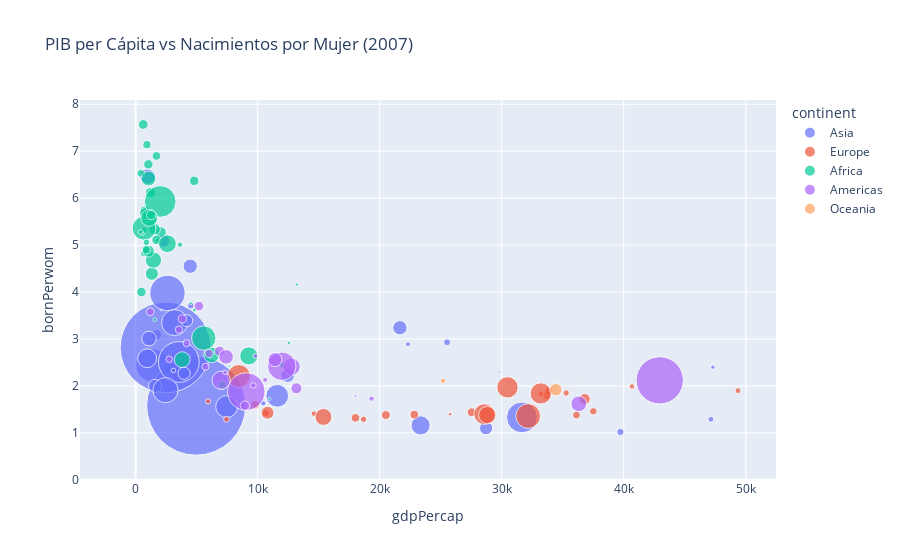

This figure's notebook cell:
### Code cell
# 2. Transforme el gráfico anterior en un bubblechart, que considere la 
# población de cada país como tamaño de la burbuja.

fig = px.scatter(
    df_gapminder_2007,
    x="gdpPercap",
    y="bornPerwom",
    size="pop",
    title='PIB per Cápita vs Nacimientos por Mujer (2007)',
    size_max=70,
    color="continent",
    hover_name="country",)
fig.show()

### Figure 1 — Plotly figure (JSON) as saved in the notebook; plotly's stock layout.template omitted (floating-point values rounded to 4 significant figures)
{"data": [{"hovertemplate": "<b>%{hovertext}</b><br><br>continent=Asia<br>gdpPercap=%{x}<br>bornPerwom=%{y}<br>pop=%{marker.size}<extra></extra>", "hovertext": ["Afghanistan", "Bahrain", "Bangladesh", "Cambodia", "China", "Hong Kong", "India", "Indonesia", "Iran", "Iraq", "Israel", "Japan", "Jordan", "North Korea", "Kuwait", "Lebanon", "Malaysia", "Mongolia", "Myanmar", "Nepal", "Oman", "Pakistan", "Philippines", "Saudi Arabia", "Singapore", "South Korea", "Sri Lanka", "Syria", "Taiwan", "Thailand", "Vietnam", "Yemen"], "legendgroup": "Asia", "marker": {"color": "#636efa", "size": [31889923, 708573, 150448339, 14131858, 1318683096, 6980412, 1110396331, 223547000, 69453570, 27499638, 6426679, 127467972, 6053193, 23301725, 2505559, 3921278, 24821286, 2874127, 47761980, 28901790, 3204897, 169270617, 91077287, 27601038, 4553009, 49044790, 20378239, 19314747, 23174294, 65068149, 85262356, 22211743], "sizemode": "area", "sizeref": 269100.0, "symbol": "circle"}, "mode": "markers", "name": "Asia", "orientation": "v", "showlegend": true, "type": "scatter", "x": [974.6, 29800.0, 1391.0, 1714.0, 4959.0, 39720.0, 2452.0, 3541.0, 11610.0, 4471.0, 25520.0, 31660.0, 4519.0, 1593.0, 47310.0, 10460.0, 12450.0, 3096.0, 944, 1091.0, 22320.0, 2606.0, 3190.0, 21650.0, 47140.0, 23350.0, 3970.0, 4185.0, 28720.0, 7458.0, 2442.0, 2281.0], "xaxis": "x", "y": [6.46, 2.29, 2.44, 3.09, 1.58, 1.02, 2.82, 2.51, 1.79, 4.55, 2.93, 1.33, 3.71, 2, 2.4, 1.63, 2.22, 2.33, 2.59, 3.01, 2.89, 3.98, 3.35, 3.24, 1.29, 1.16, 2.27, 3.39, 1.1, 1.56, 1.91, 5.09], "yaxis": "y"}, {"hovertemplate": "<b>%{hovertext}</b><br><br>continent=Europe<br>gdpPercap=%{x}<br>bornPerwom=%{y}<br>pop=%{marker.size}<extra></extra>", "hovertext": ["Albania", "Austria", "Belgium", "Bosnia and Herzegovina", "Bulgaria", "Croatia", "Czech Republic", "Denmark", "Finland", "France", "Germany", "Greece", "Hungary", "Iceland", "Ireland", "Italy", "Montenegro", "Netherlands", "Norway", "Poland", "Portugal", "Romania", "Serbia", "Slovak Republic", "Slovenia", "Spain", "Sweden", "Switzerland", "Turkey", "United Kingdom"], "legendgroup": "Europe", "marker": {"color": "#EF553B", "size": [3600523, 8199783, 10392226, 4552198, 7322858, 4493312, 10228744, 5468120, 5238460, 61083916, 82400996, 10706290, 9956108, 301931, 4109086, 58147733, 684736, 16570613, 4627926, 38518241, 10642836, 22276056, 10150265, 5447502, 2009245, 40448191, 9031088, 7554661, 71158647, 60776238], "sizemode": "area", "sizeref": 269100.0, "symbol": "circle"}, "mode": "markers", "name": "Europe", "orientation": "v", "showlegend": true, "type": "scatter", "x": [5937.0, 36130.0, 33690.0, 7446.0, 10680.0, 14620.0, 22830.0, 35280.0, 33210.0, 30470.0, 32170.0, 27540.0, 18010.0, 36180.0, 40680.0, 28570.0, 9254.0, 36800.0, 49360.0, 15390.0, 20510.0, 10810.0, 9787.0, 18680.0, 25770.0, 28820.0, 33860.0, 37510.0, 8458.0, 33200.0], "xaxis": "x", "y": [1.67, 1.38, 1.8, 1.29, 1.42, 1.41, 1.39, 1.85, 1.83, 1.97, 1.36, 1.44, 1.32, 2.1, 1.99, 1.4, 1.82, 1.72, 1.9, 1.34, 1.38, 1.43, 1.6, 1.29, 1.4, 1.38, 1.89, 1.46, 2.21, 1.84], "yaxis": "y"}, {"hovertemplate": "<b>%{hovertext}</b><br><br>continent=Africa<br>gdpPercap=%{x}<br>bornPerwom=%{y}<br>pop=%{marker.size}<extra></extra>", "hovertext": ["Algeria", "Angola", "Benin", "Botswana", "Burkina Faso", "Burundi", "Cameroon", "Central African Republic", "Chad", "Comoros", "Rep.Congo", "Cote d'Ivoire", "Djibouti", "Egypt", "Equatorial Guinea", "Eritrea", "Ethiopia", "Gabon", "Gambia", "Ghana", "Guinea", "Guinea+AC0-Bissau", "Kenya", "Lesotho", "Liberia", "Libya", "Madagascar", "Malawi", "Mali", "Mauritania", "Mauritius", "Morocco", "Mozambique", "Namibia", "Niger", "Nigeria", "Reunion", "Rwanda", "Sao Tome and Principe", "Senegal", "Sierra Leone", "Somalia", "South Africa", "Sudan", "Swaziland", "Tanzania", "Togo", "Tunisia", "Uganda", "Zambia", "Zimbabwe"], "legendgroup": "Africa", "marker": {"color": "#00cc96", "size": [33333216, 12420476, 8078314, 1639131, 14326203, 8390505, 17696293, 4369038, 10238807, 710960, 3800610, 18013409, 496374, 80264543, 551201, 4906585, 76511887, 1454867, 1688359, 22873338, 9947814, 1472041, 35610177, 2012649, 3193942, 6036914, 19167654, 13327079, 12031795, 3270065, 1250882, 33757175, 19951656, 2055080, 12894865, 135031164, 798094, 8860588, 199579, 12267493, 6144562, 9118773, 43997828, 42292929, 1133066, 38139640, 5701579, 10276158, 29170398, 11746035, 12311143], "sizemode": "area", "sizeref": 269100.0, "symbol": "circle"}, "mode": "markers", "name": "Africa", "orientation": "v", "showlegend": true, "type": "scatter", "x": [6223.0, 4797.0, 1441.0, 12570.0, 1217.0, 430.1, 2042.0, 706.0, 1704.0, 986.1, 3633.0, 1545.0, 2082.0, 5581.0, 12150.0, 641.4, 690.8, 13210.0, 752.7, 1328.0, 942.7, 579.2, 1463.0, 1569.0, 414.5, 12060.0, 1045.0, 759.3, 1043.0, 1803.0, 10960.0, 3820.0, 823.7, 4811.0, 619.7, 2014.0, 7670.0, 863.1, 1598.0, 1712.0, 862.5, 926.1, 9270.0, 2602.0, 4513.0, 1107.0, 883.0, 7093.0, 1056.0, 1271.0, 469.7], "xaxis": "x", "y": [2.66, 6.37, 5.52, 2.92, 6.12, 6.53, 5.27, 5.32, 6.9, 5.11, 5.01, 5.34, 3.62, 3.02, 5.43, 4.82, 5.36, 4.16, 5.79, 4.39, 5.58, 5.24, 4.68, 3.41, 5.28, 2.44, 4.87, 5.73, 6.72, 5.1, 1.72, 2.56, 5.67, 3.62, 7.57, 5.93, 2.42, 4.9, 4.93, 5.11, 5.62, 7.14, 2.64, 5.03, 3.76, 5.58, 5.06, 2.02, 6.42, 5.64, 4], "yaxis": "y"}, {"hovertemplate": "<b>%{hovertext}</b><br><br>continent=Americas<br>gdpPercap=%{x}<br>bornPerwom=%{y}<br>pop=%{marker.size}<extra></extra>", "hovertext": ["Argentina", "Bolivia", "Brazil", "Canada", "Chile", "Colombia", "Costa Rica", "Cuba", "Dominican Republic", "Ecuador", "El Salvador", "Guatemala", "Haiti", "Honduras", "Jamaica", "Mexico", "Nicaragua", "Panama", "Paraguay", "Peru", "Puerto Rico", "Trinidad and Tobago", "United States", "Uruguay", "Venezuela"], "legendgroup": "Americas", "marker": {"color": "#ab63fa", "size": [40301927, 9119152, 190010647, 33390141, 16284741, 44227550, 4133884, 11416987, 9319622, 13755680, 6939688, 12572928, 8502814, 7483763, 2780132, 108700891, 5675356, 3242173, 6667147, 28674757, 3942491, 1056608, 301139947, 3447496, 26084662], "sizemode": "area", "sizeref": 269100.0, "symbol": "circle"}, "mode": "markers", "name": "Americas", "orientation": "v", "showlegend": true, "type": "scatter", "x": [12780.0, 3822.0, 9066.0, 36320.0, 13170.0, 7007.0, 9645.0, 8948.0, 6025.0, 6873.0, 5728.0, 5186.0, 1202.0, 3548.0, 7321.0, 11980.0, 2749.0, 9809.0, 4173.0, 7409.0, 19330.0, 18010.0, 42950.0, 10610.0, 11420.0], "xaxis": "x", "y": [2.41, 3.43, 1.88, 1.62, 1.95, 2.12, 2.01, 1.58, 2.69, 2.74, 2.41, 3.7, 3.58, 3.2, 2.29, 2.42, 2.57, 2.64, 2.91, 2.62, 1.73, 1.79, 2.12, 2.13, 2.56], "yaxis": "y"}, {"hovertemplate": "<b>%{hovertext}</b><br><br>continent=Oceania<br>gdpPercap=%{x}<br>bornPerwom=%{y}<br>pop=%{marker.size}<extra></extra>", "hovertext": ["Australia", "New Zealand"], "legendgroup": "Oceania", "marker": {"color": "#FFA15A", "size": [20434176, 4115771], "sizemode": "area", "sizeref": 269100.0, "symbol": "circle"}, "mode": "markers", "name": "Oceania", "orientation": "v", "showlegend": true, "type": "scatter", "x": [34440.0, 25190.0], "xaxis": "x", "y": [1.92, 2.11], "yaxis": "y"}], "layout": {"legend": {"itemsizing": "constant", "title": {"text": "continent"}, "tracegroupgap": 0}, "title": {"text": "PIB per Cápita vs Nacimientos por Mujer (2007)"}, "xaxis": {"anchor": "y", "domain": [0, 1], "title": {"text": "gdpPercap"}}, "yaxis": {"anchor": "x", "domain": [0, 1], "title": {"text": "bornPerwom"}}}}
